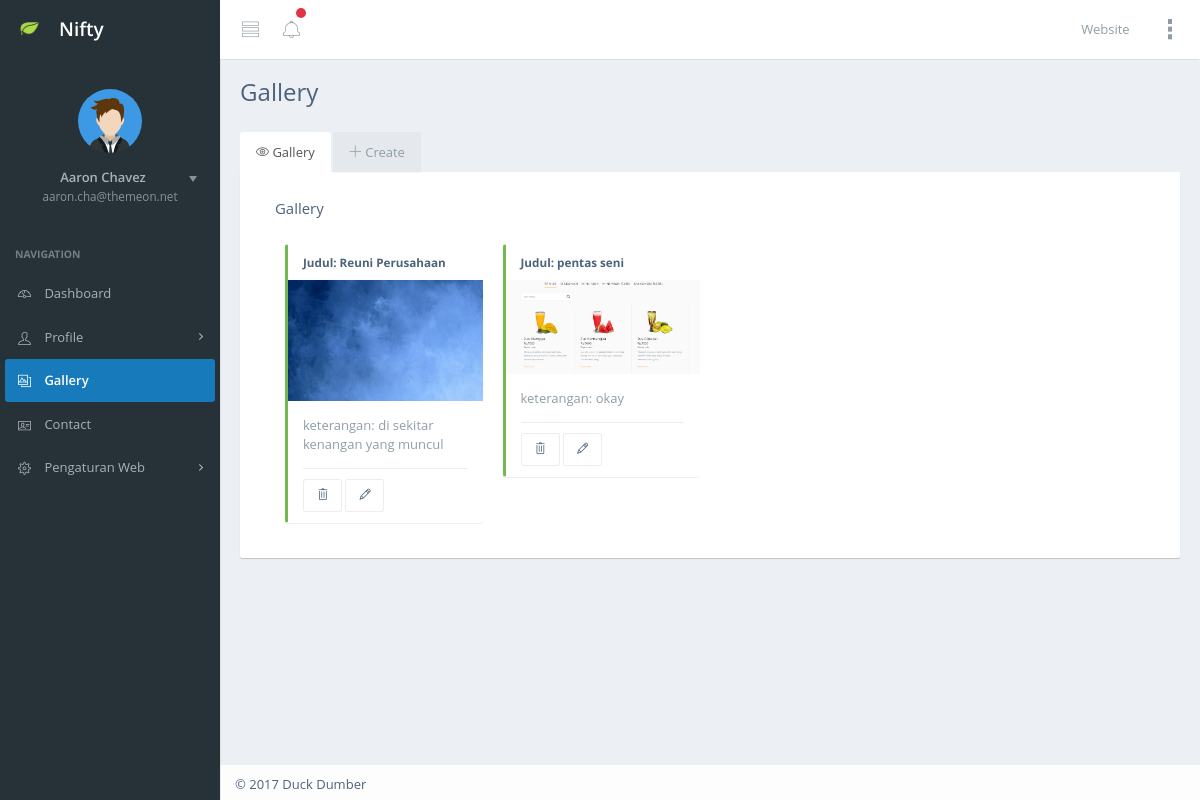
The page /index.php/admin/gallery on the database its author committed.
### tables this page shows
CREATE TABLE `tabel_gallery` (
  `id_gallery` int(50) NOT NULL,
  `judul` varchar(50) NOT NULL,
  `keterangan` text NOT NULL,
  `foto` text NOT NULL,
  `create_at` date NOT NULL,
  `update_at` date NOT NULL,
  `slug` varchar(50) NOT NULL
);

### application/libraries/template.php (called while the page is built, shortened)
<?php
	class Template {
		protected $_ci ;
		function __construct()
		{
			$this->_ci = &get_instance();
		}
		public function halamanadmin($konten, $data = NULL)
		{
			$data['header']		= $this->_ci->load->view('admin/v_navbar', $data, TRUE);
			$data['konten'] 	= $this->_ci->load->view( $konten, $data, TRUE);
			$data['sidebar']	= $this->_ci->load->view('admin/v_sidebar',$data, TRUE);
			$data['footer']		= $this->_ci->load->view('admin/v_footer',$data,TRUE);
			$this->_ci->load->view('admin/mainadmin', $data);
		}
	}
?>

### application/controllers/Admin.php (called while the page is built, shortened)
<?php
class Admin extends CI_Controller {
	public function gallery()
	{
		$data['datagallery'] 		= $this->webmodel->tampilgallery();
		$this->template->halamanadmin('admin/v_gallery',$data);
	}
}

### index.php (called while the page is built, shortened)
<?php
require_once BASEPATH.'core/CodeIgniter.php';

### application/models/Webmodel.php (called while the page is built, shortened)
<?php
class Webmodel extends CI_Model {
	public function tampilgallery()
	{
		$query = $this->db->get('tabel_gallery');
		$datagallery = $query->result_array();
		return $datagallery;
	}
}

### application/views/admin/v_gallery.php (the view, shortened to what this page needs)
<div id="content-container">
    <div id="page-head">
        <div id="page-title">
            <h1 class="page-header text-overflow">Gallery</h1>
        </div>
        </div>
    <div id="page-content">
      <div class="row">
          <div class="col-lg-12">
              <div class="tab-base">
                  <ul class="nav nav-tabs">
                      <li class="active">
                        <a data-toggle="tab" href="#demo-lft-tab-1">
                            <i class="ti-eye"></i>
                            <span class="menu-title">Gallery</span>
                        </a>
                      </li>
                      <li>
                        <a data-toggle="tab" href="#demo-lft-tab-2">
                            <i class="ti-plus"></i>
                            <span class="menu-title">Create</span>
                        </a>
                      </li>
                  </ul>
                  <div class="tab-content">
                      <div id="demo-lft-tab-1" class="tab-pane fade active in">
                          <div class="row">
                					    <div class="col-lg-12">
                					        <div class="">
                					            <div class="panel-heading">
                					                <h3 class="panel-title">Gallery</h3>
                					            </div>
                					            <div style="padding-bottom: 0px;" class="panel-body">
                                        <?php foreach ($datagallery as $key ) { ?>
                                        <div class="col-md-3">
                                        <ul id="demo-tasklist-upcoming" class="sortable-list tasklist list-unstyled ui-sortable" style="  padding-left: 0px;  padding-bottom: 0px;  padding-right: 0px;  padding-top: 0px;">
                                        <li id="demo-tasklist-3" class="task-success ui-sortable-handle">
                                           <p class="text-bold text-main text-sm">Judul: <?php echo $key['judul']?></p>
                                           <div class="task-img">
                                               <img class="img-responsive" src="<?php echo base_url('assets/admin/img/penyimpananfoto'.'/'.$key['foto']); ?>" alt="Image">
                                           </div>
                                           <p class="pad-btm bord-btm">keterangan: <?php echo $key['keterangan']?></p>
                                               <span class="box-inline">
                                                 <a href="<?php echo  site_url('admin/hapusgallery').'/'.$key['id_gallery'];?>">
                                                   <button class="btn btn-default"><i class="ti-trash"></i></button>
                                                 </a>
                                                 <a href="<?php echo  site_url('admin/editgallery').'/'.$key['id_gallery'];?>">
                                                   <button class="btn btn-default"><i class="ti-pencil"></i></button>
                                                 </a>
                                               </span>
                                            </li>
                                            </ul>
                                          </div>
                                      <?php } ?>
                					            </div>
                					        </div>
                					    </div>
                					</div>
                      </div>
                  </div>
              </div>
          </div>
      </div>
    </div>
</div>

### application/views/admin/v_navbar.php (shortened to what this page needs)
<header id="navbar">
    <div id="navbar-container" class="boxed">
        <div class="navbar-header">
            <a href="index-2.html" class="navbar-brand">
                <img src="<?php echo base_url('assets/admin/img/logo.png') ?>" alt="Nifty Logo" class="brand-icon">
                <div class="brand-title">
                    <span class="brand-text">Nifty</span>
                </div>
            </a>
        </div>
        <div class="navbar-content clearfix">
            <ul class="nav navbar-top-links pull-left">
                <li class="tgl-menu-btn">
                    <a class="mainnav-toggle" href="#">
                        <i class="demo-pli-view-list"></i>
                    </a>
                </li>
                <li class="dropdown">
                    <a href="#" data-toggle="dropdown" class="dropdown-toggle">
                        <i class="demo-pli-bell"></i>
                        <span class="badge badge-header badge-danger"></span>
                    </a>
                </li>
            </ul>
            <ul class="nav navbar-top-links pull-right">
                <li id="dropdown-user" class="dropdown">
                    <a href="#" data-toggle="dropdown" class="dropdown-toggle text-right">
                        <div class="username hidden-xs">Website</div>
                    </a>
                </li>
                <li>
                    <a href="#" class="aside-toggle navbar-aside-icon">
                        <i class="pci-ver-dots"></i>
                    </a>
                </li>
            </ul>
        </div>
    </div>
</header>

### application/views/admin/v_sidebar.php (shortened to what this page needs)
<nav id="mainnav-container">
    <div id="mainnav">
        <div id="mainnav-menu-wrap">
            <div class="nano">
                <div class="nano-content">
                    <div id="mainnav-profile" class="mainnav-profile">
                        <div class="profile-wrap text-center">
                            <div class="pad-btm">
                                <img class="img-circle img-md" src="<?php echo base_url('assets/admin/img/profile-photos/1.png') ?>" alt="Profile Picture">
                            </div>
                            <a href="#profile-nav" class="box-block" data-toggle="collapse" aria-expanded="false">
                                <span class="pull-right dropdown-toggle">
                                    <i class="dropdown-caret"></i>
                                </span>
                                <p class="mnp-name">Aaron Chavez</p>
                                <span class="mnp-desc">aaron.cha@themeon.net</span>
                            </a>
                        </div>
                    </div>
                    <ul id="mainnav-menu" class="list-group">
            <li class="list-header">Navigation</li>
            <?php if($this->uri->segment(2) == '') { ?>
            <li class="active-sub">
                <a href="<?php echo site_url('admin') ?>">
                    <i class="ti-dashboard"></i>
                    <span class="menu-title">Dashboard</span>
                </a>
            </li>
              <li class="list-divider"></li>
            <li >
                <a href="<?php echo site_url('admin/visimisi')?>">
                     <i class="ti-user"></i>
                    <span class="menu-title">Profile</span>
                    <i class="arrow"></i>
                </a>
                <ul class="collapse out">
                  <li><a href="<?php echo site_url('admin/visimisi') ?>">Visi Misi</a></li>
                  <li><a href="<?php echo site_url('admin/sejarah')?>">Sejarah</a></li>
                  <li><a href="<?php echo site_url('admin/strukturorganisasi') ?>">Struktur Organisasi</a></li>
                  <li><a href="<?php echo site_url('admin/layanan')?>">Layanan</a></li>
                </ul>
            </li>
              <li class="list-divider"></li>
            <li>
                  <a href="<?php echo site_url('admin/gallery')?>">
                  <i class="ti-gallery"></i>
                  <span class="menu-title">
                    Gallery
                  </span>
                </a>
            </li>
            <li class="list-divider"></li>
            <li>
                  <a href="<?php echo site_url('admin/contact') ?>">
                  <i class="ti-id-badge"></i>
                  <span class="menu-title">
                    Contact
                  </span>
                </a>
            </li>
            <li class="list-divider"></li>
            <li >
                <a href="#">
                     <i class="ti-settings"></i>
                    <span class="menu-title">Pengaturan Web</span>
                    <i class="arrow"></i>
                </a>
                <ul class="collapse out">
                  <li class=""><a href="<?php echo site_url('admin/header') ?>">Header</a></li>
                  <li><a href="<?php echo site_url('admin/menunavbar') ?>">Menu Navbar</a></li>
                  <li><a href="<?php echo site_url('admin/slider')?>">Slider</a></li>
                  <li><a href="<?php echo site_url('admin/footer')?>">Footer</a></li>
                  <li><a href="<?php echo site_url('admin/pengaturanadmin') ?>">Admin</a></li>
                </ul>
            </li>
          <?php } elseif ($this->uri->segment(2) == 'gallery') { ?>
            <li class="">
                <a href="<?php echo site_url('admin') ?>">
                    <i class="ti-dashboard"></i>
                    <span class="menu-title">Dashboard</span>
                </a>
            </li>
              <li class="list-divider"></li>
            <li >
                <a href="<?php echo site_url('admin/visimisi')?>">
                     <i class="ti-user"></i>
                    <span class="menu-title">Profile</span>
                    <i class="arrow"></i>
                </a>
            </li>
              <li class="list-divider"></li>
            <li class="active-link">
                  <a href="<?php echo site_url('admin/gallery')?>">
                  <i class="ti-gallery"></i>
                  <span class="menu-title">
                    Gallery
                  </span>
                </a>
            </li>
            <li class="list-divider"></li>
            <li>
                  <a href="<?php echo site_url('admin/contact') ?>">
                  <i class="ti-id-badge"></i>
                  <span class="menu-title">
                    Contact
                  </span>
                </a>
            </li>
            <li class="list-divider"></li>
            <li >
                <a href="#">
                     <i class="ti-settings"></i>
                    <span class="menu-title">Pengaturan Web</span>
                    <i class="arrow"></i>
                </a>
            </li>
            <?php } ?>
              <li class="list-divider"></li>
              </div>
          </div>
        </div>
    </div>
</nav>

### application/views/admin/v_footer.php (shortened to what this page needs)
<footer id="footer">
    <p class="pad-lft">&#0169; 2017 Duck Dumber</p>
</footer>

### application/views/admin/mainadmin.php (shortened to what this page needs)
<!DOCTYPE html>
<html lang="en">
<head>
    <link href="<?php echo base_url('assets/admin/css/bootstrap.min.css')?>" rel="stylesheet">
    <link href="<?php echo base_url('assets/admin/css/nifty.min.css') ?>" rel="stylesheet">
    <link href="<?php echo base_url('assets/admin/css/demo/nifty-demo-icons.min.css') ?>" rel="stylesheet">
    <link href="<?php echo base_url('assets/admin/css/demo/nifty-demo.min.css') ?>" rel="stylesheet">
    <link href="<?php echo base_url('assets/admin/plugins/morris-js/morris.min.css') ?>" rel="stylesheet">
    <link href="<?php echo base_url('assets/admin/plugins/magic-check/css/magic-check.min.css') ?>" rel="stylesheet">
    <link href="<?php echo base_url('assets/admin/plugins/themify-icons/themify-icons.min.css') ?>" rel="stylesheet">
    <link href="<?php echo base_url('assets/admin/plugins/summernote/summernote.min.css" rel="stylesheet') ?>">
    <link href="<?php echo base_url('assets/admin/plugins/pace/pace.min.css') ?>" rel="stylesheet">
</head>
<body>
  <div id="container" class="effect aside-float aside-bright mainnav-lg">
          <?php echo $header;?>
      <div class="boxed">
          <?php echo $konten;?>
            <?php echo $sidebar;?>
      </div>
            <?php echo $footer;?>
  </div>
</body>
</html>

### rows shown on the page
tabel_gallery: judul "Reuni Perusahaan", foto (picture), keterangan "di sekitar kenangan yang muncul"
tabel_gallery: judul "pentas seni", foto (picture), keterangan "okay"
